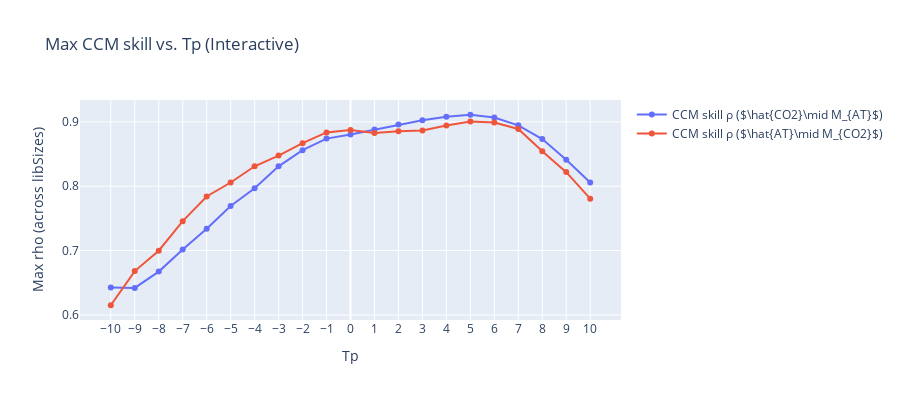

Notebook source saved alongside this figure:
### Code cell
from toolbox import ccm_functions as cf
import importlib
importlib.reload(cf)
 

Tps_list, forward_rhos, reverse_rhos = cf.find_optimal_Tp(
    df_sd      = df_AT,
    df_pre     = df_CO2,
    E          = 4,
    tau        = 2,
    libSizes   = "40 80 120 160 200 240 280 320 360",
    sample     = 10,
    Tps        = range(-10, 11),
    interactive=True   
)

### Figure 1 — Plotly figure (JSON) as saved in the notebook; plotly's stock layout.template omitted (floating-point values rounded to 4 significant figures)
{"data": [{"mode": "lines+markers", "name": "CCM skill ρ ($\\hat{CO2}\\mid M_{AT}$)", "type": "scatter", "x": [-10, -9, -8, -7, -6, -5, -4, -3, -2, -1, 0, 1, 2, 3, 4, 5, 6, 7, 8, 9, 10], "y": [0.6427, 0.642, 0.6673, 0.7016, 0.7339, 0.7693, 0.7967, 0.8308, 0.856, 0.8739, 0.8802, 0.8879, 0.8957, 0.9023, 0.908, 0.911, 0.9066, 0.8946, 0.8732, 0.841, 0.8058]}, {"mode": "lines+markers", "name": "CCM skill ρ ($\\hat{AT}\\mid M_{CO2}$)", "type": "scatter", "x": [-10, -9, -8, -7, -6, -5, -4, -3, -2, -1, 0, 1, 2, 3, 4, 5, 6, 7, 8, 9, 10], "y": [0.615, 0.6681, 0.6998, 0.7457, 0.784, 0.8057, 0.831, 0.8475, 0.8668, 0.8835, 0.8874, 0.8827, 0.8855, 0.8864, 0.8944, 0.9004, 0.8988, 0.8889, 0.8542, 0.8219, 0.7806]}], "layout": {"height": 400, "title": {"text": "Max CCM skill vs. Tp (Interactive)"}, "width": 900, "xaxis": {"tickmode": "array", "tickvals": [-10, -9, -8, -7, -6, -5, -4, -3, -2, -1, 0, 1, 2, 3, 4, 5, 6, 7, 8, 9, 10], "title": {"text": "Tp"}}, "yaxis": {"title": {"text": "Max rho (across libSizes)"}}}}
